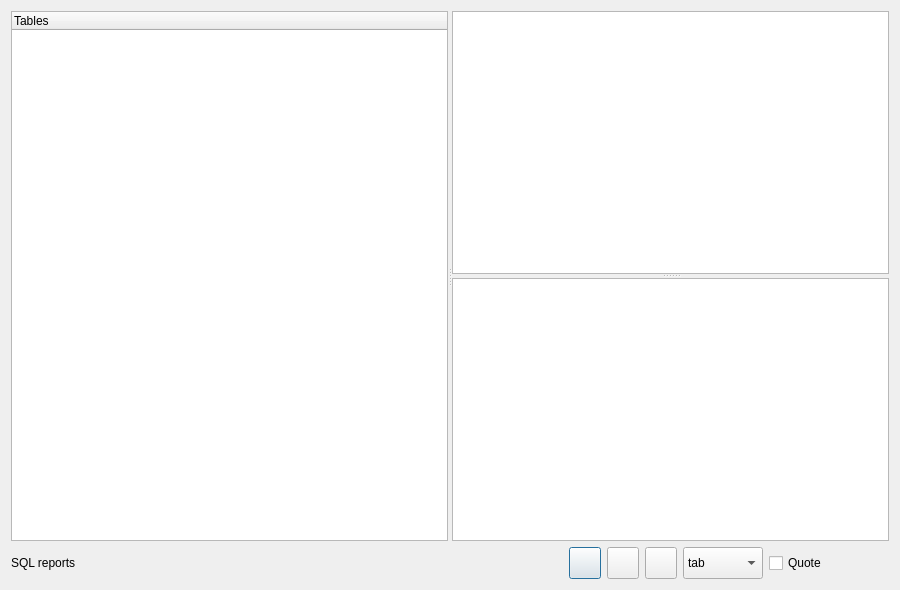
<?xml version="1.0" encoding="UTF-8"?>
<ui version="4.0">
 <class>Dialog_sql</class>
 <widget class="QDialog" name="Dialog_sql">
  <property name="geometry">
   <rect>
    <x>0</x>
    <y>0</y>
    <width>900</width>
    <height>590</height>
   </rect>
  </property>
  <property name="windowTitle">
   <string>SQL_statements</string>
  </property>
  <layout class="QGridLayout" name="gridLayout">
   <item row="0" column="0">
    <layout class="QVBoxLayout" name="verticalLayout">
     <item>
      <widget class="QSplitter" name="splitter_2">
       <property name="orientation">
        <enum>Qt::Horizontal</enum>
       </property>
       <widget class="QTreeWidget" name="treeWidget">
        <column>
         <property name="text">
          <string notr="true">Tables</string>
         </property>
        </column>
       </widget>
       <widget class="QSplitter" name="splitter">
        <property name="orientation">
         <enum>Qt::Vertical</enum>
        </property>
        <widget class="QTextEdit" name="textEdit_sql"/>
        <widget class="QTableWidget" name="tableWidget_results"/>
       </widget>
      </widget>
     </item>
     <item>
      <layout class="QHBoxLayout" name="horizontalLayout">
       <item>
        <widget class="QLabel" name="label">
         <property name="text">
          <string>SQL reports</string>
         </property>
        </widget>
       </item>
       <item>
        <widget class="QPushButton" name="pushButton_runSQL">
         <property name="minimumSize">
          <size>
           <width>32</width>
           <height>32</height>
          </size>
         </property>
         <property name="maximumSize">
          <size>
           <width>32</width>
           <height>32</height>
          </size>
         </property>
         <property name="toolTip">
          <string>Run</string>
         </property>
         <property name="text">
          <string/>
         </property>
        </widget>
       </item>
       <item>
        <widget class="QPushButton" name="pushButton_excel">
         <property name="minimumSize">
          <size>
           <width>32</width>
           <height>32</height>
          </size>
         </property>
         <property name="maximumSize">
          <size>
           <width>32</width>
           <height>32</height>
          </size>
         </property>
         <property name="toolTip">
          <string>Export to Excel</string>
         </property>
         <property name="text">
          <string/>
         </property>
        </widget>
       </item>
       <item>
        <widget class="QPushButton" name="pushButton_csv">
         <property name="minimumSize">
          <size>
           <width>32</width>
           <height>32</height>
          </size>
         </property>
         <property name="maximumSize">
          <size>
           <width>32</width>
           <height>32</height>
          </size>
         </property>
         <property name="toolTip">
          <string>Export to CSV file</string>
         </property>
         <property name="text">
          <string/>
         </property>
        </widget>
       </item>
       <item>
        <widget class="QComboBox" name="comboBox_delimiter">
         <property name="minimumSize">
          <size>
           <width>0</width>
           <height>32</height>
          </size>
         </property>
         <property name="maximumSize">
          <size>
           <width>80</width>
           <height>32</height>
          </size>
         </property>
         <property name="toolTip">
          <string>Delimiter for export</string>
         </property>
         <item>
          <property name="text">
           <string>tab</string>
          </property>
         </item>
         <item>
          <property name="text">
           <string>,</string>
          </property>
         </item>
         <item>
          <property name="text">
           <string>;</string>
          </property>
         </item>
         <item>
          <property name="text">
           <string>|</string>
          </property>
         </item>
        </widget>
       </item>
       <item>
        <widget class="QCheckBox" name="checkBox_quote">
         <property name="minimumSize">
          <size>
           <width>120</width>
           <height>0</height>
          </size>
         </property>
         <property name="maximumSize">
          <size>
           <width>120</width>
           <height>16777215</height>
          </size>
         </property>
         <property name="toolTip">
          <string>All fields quoted with quotation marks.</string>
         </property>
         <property name="text">
          <string>Quote</string>
         </property>
        </widget>
       </item>
      </layout>
     </item>
    </layout>
   </item>
  </layout>
 </widget>
 <resources/>
 <connections/>
</ui>
